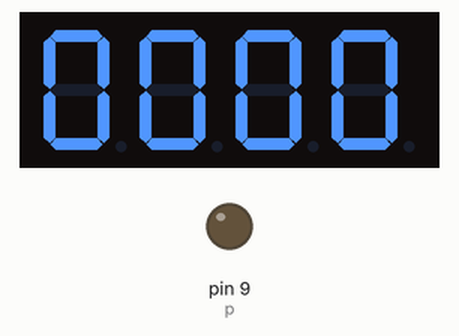
Simulated run of this sketch. Board: Arduino Uno, built with avr-gcc and run on an emulated ATmega328P. Shown: 4-digit seven-segment display, output pins drawn as LEDs (lit = HIGH). Wiring (inferred from the names in the program): 4-digit 7-segment display, segments lit when HIGH: segments pin 2, pin 3, pin 4, pin 5, pin 6, pin 7, pin 8; digit selects pin 13, pin 12, pin 11, pin 10. The segment pins are drawn as the display they are named for; pins used as bus, display or sensor lines are not drawn.

Above: at 0.1 s.
At 4.1 s:
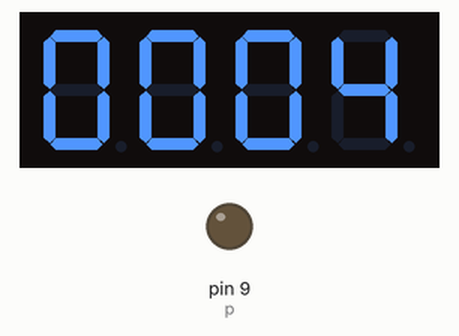
At 9.1 s:
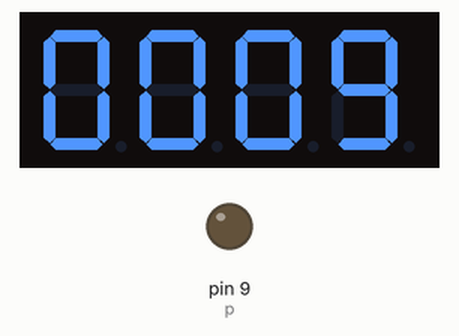
At 18.1 s:
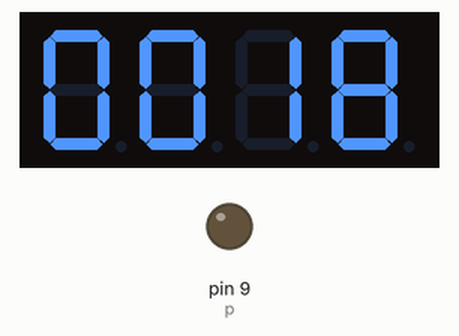
At 28.1 s:
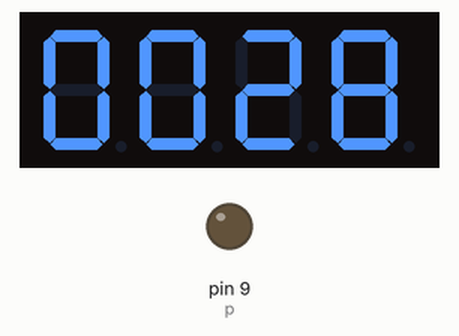
At 38.1 s:
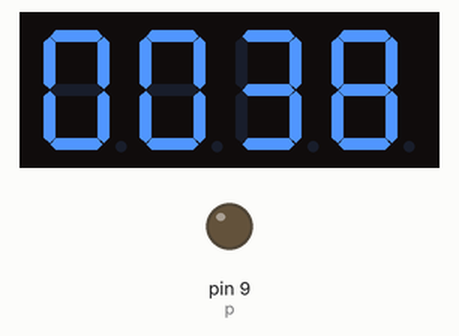

The sketch:

stopWatch.ino
```cpp
#include <TimerOne.h>
int a = 2;
int b = 3;
int c = 4;
int d = 5;
int e = 6;
int f = 7;
int g = 8;
int p = 9;

int d4 = 10;
int d3 = 11;
int d2 = 12;
int d1 = 13;

long n = 0;//n = 0,0000//max 9999
int x = 100;
int del = 5;
int count = 0;

void setup() {
  pinMode(a, OUTPUT);
  pinMode(b, OUTPUT);
  pinMode(c, OUTPUT);
  pinMode(d, OUTPUT);
  pinMode(e, OUTPUT);
  pinMode(f, OUTPUT);
  pinMode(g, OUTPUT);
  pinMode(p, OUTPUT);
  pinMode(d1, OUTPUT);
  pinMode(d2, OUTPUT);
  pinMode(d3, OUTPUT);
  pinMode(d4, OUTPUT);

  Timer1.initialize(100000);//length100000 microseconds=.1sec=10hz
  Timer1.attachInterrupt(add);//service routine

}

void loop() {
  clearLEDS();
  pickDigit(0);
  pickNumber((n / 1000)); //value of thousand
  delay(del);

  clearLEDS();
  pickDigit(1);
  pickNumber((n % 1000) / 100); //value of hundred
  delay(del);

  clearLEDS();
  pickDigit(2);
  pickNumber((n % 100) / 10); //value of ten
  delay(del);

  clearLEDS();
  pickDigit(3);
  pickNumber((n % 10)); //value of one
  delay(del);
}

void pickDigit(int x)
{
  digitalWrite(d1, HIGH);
  digitalWrite(d2, HIGH);
  digitalWrite(d3, HIGH);
  digitalWrite(d4, HIGH);

  switch (x)
  {
    case (0):
      digitalWrite(d1, LOW);
      break;
    case (1):
      digitalWrite(d2, LOW);
      break;
    case (2):
      digitalWrite(d3, LOW);
      break;
    default:
      digitalWrite(d4, LOW);
      break;
  }
}

void pickNumber(int x)
{
  switch (x)
  {
    default:
      zero();
      break;
    case 1:
      one();
      break;
    case 2:
      two();
      break;
    case 3:
      three();
      break;
    case 4:
      four();
      break;
    case 5:
      five();
      break;
    case 6:
      six();
      break;
    case 7:
      seven();
      break;
    case 8:
      eight();
      break;
    case 9:
      nine();
      break;
  }
}

void clearLEDS() {
  digitalWrite(a, LOW);
  digitalWrite(b, LOW);
  digitalWrite(c, LOW);
  digitalWrite(d, LOW);
  digitalWrite(e, LOW);
  digitalWrite(f, LOW);
  digitalWrite(g, LOW);

}

void zero()
{
  digitalWrite(a, HIGH);
  digitalWrite(b, HIGH);
  digitalWrite(c, HIGH);
  digitalWrite(d, HIGH);
  digitalWrite(e, HIGH);
  digitalWrite(f, HIGH);
  digitalWrite(g, LOW);
}


void one()
{
  digitalWrite(a, LOW);
  digitalWrite(b, HIGH);
  digitalWrite(c, HIGH);
  digitalWrite(d, LOW);
  digitalWrite(e, LOW);
  digitalWrite(f, LOW);
  digitalWrite(g, LOW);
}


void two()
{
  digitalWrite(a, HIGH);
  digitalWrite(b, HIGH);
  digitalWrite(c, LOW);
  digitalWrite(d, HIGH);
  digitalWrite(e, HIGH);
  digitalWrite(f, LOW);
  digitalWrite(g, HIGH);
}

void three()
{
  digitalWrite(a, HIGH);
  digitalWrite(b, HIGH);
  digitalWrite(c, HIGH);
  digitalWrite(d, HIGH);
  digitalWrite(e, LOW);
  digitalWrite(f, LOW);
  digitalWrite(g, HIGH);
}

void four()
{
  digitalWrite(a, LOW);
  digitalWrite(b, HIGH);
  digitalWrite(c, HIGH);
  digitalWrite(d, LOW);
  digitalWrite(e, LOW);
  digitalWrite(f, HIGH);
  digitalWrite(g, HIGH);
}

void five()
{
  digitalWrite(a, HIGH);
  digitalWrite(b, LOW);
  digitalWrite(c, HIGH);
  digitalWrite(d, HIGH);
  digitalWrite(e, LOW);
  digitalWrite(f, HIGH);
  digitalWrite(g, HIGH);
}

void six()
{
  digitalWrite(a, HIGH);
  digitalWrite(b, LOW);
  digitalWrite(c, HIGH);
  digitalWrite(d, HIGH);
  digitalWrite(e, HIGH);
  digitalWrite(f, HIGH);
  digitalWrite(g, HIGH);
}

void seven()
{
  digitalWrite(a, HIGH);
  digitalWrite(b, HIGH);
  digitalWrite(c, HIGH);
  digitalWrite(d, LOW);
  digitalWrite(e, LOW);
  digitalWrite(f, LOW);
  digitalWrite(g, LOW);
}

void eight()
{
  digitalWrite(a, HIGH);
  digitalWrite(b, HIGH);
  digitalWrite(c, HIGH);
  digitalWrite(d, HIGH);
  digitalWrite(e, HIGH);
  digitalWrite(f, HIGH);
  digitalWrite(g, HIGH);
}

void nine()
{
  digitalWrite(a, HIGH);
  digitalWrite(b, HIGH);
  digitalWrite(c, HIGH);
  digitalWrite(d, HIGH);
  digitalWrite(e, LOW);
  digitalWrite(f, HIGH);
  digitalWrite(g, HIGH);
}

void add()
{
  count++;
  if (count == 10)
  {
    count = 0;
    n++;
    if (n == 10000)
    {
      n = 0;
    }
  }
}
```

Measured:
- what the display in image 0 shows lasts 1.1 s, from 0.0 s to 1.1 s
